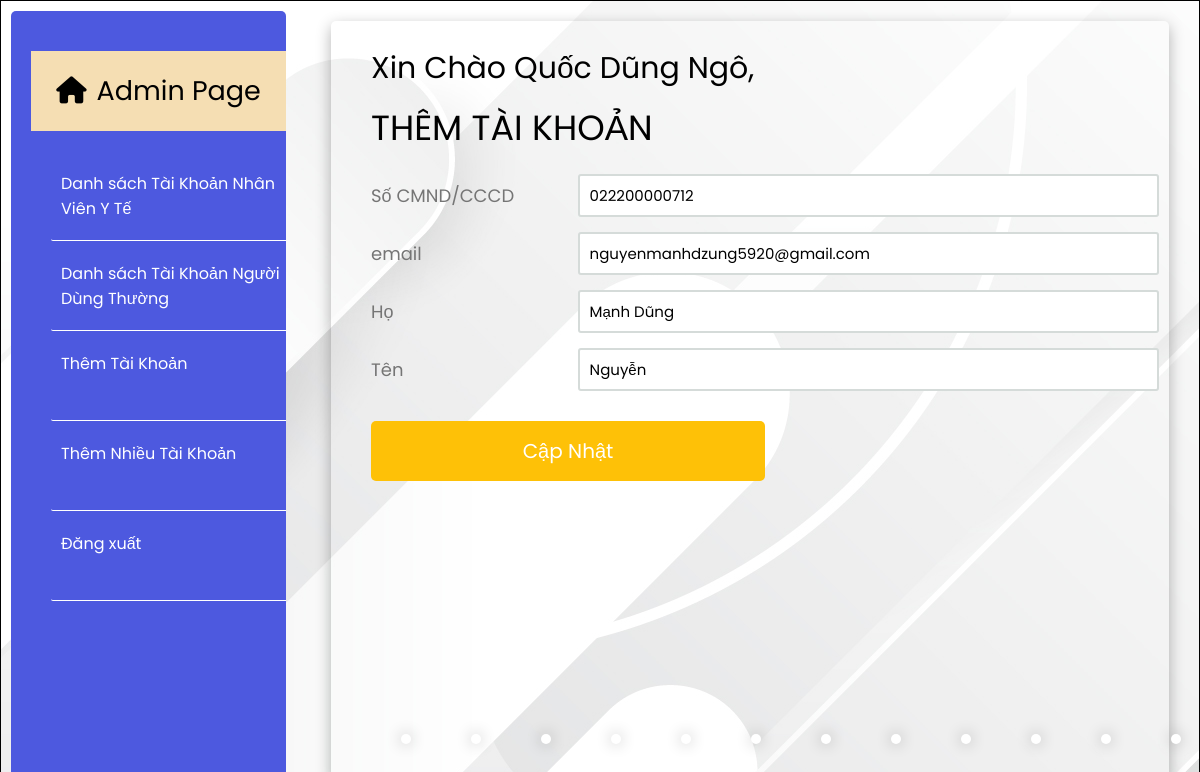
Screenshot of /sys_admin/update/1 (signed in) with the database file from the repository.
### authentication/models.py (models this page shows)
class User(AbstractUser):
    is_normal_user = models.BooleanField(default=True)
    is_MOH = models.BooleanField(default=False)

### system_admin/views.py (the view, shortened to what this page needs)
# urls.py: path('update/<id>', views.update, name="update"),
def update(request, id):
    if request.user.is_authenticated:
        user1 = {
            'user': User.objects.get(id=id)
        }
    else:
        messages.error(request, "Vui lòng đăng nhập để tiếp tục")
        return redirect('http://127.0.0.1:8000/sys_admin/login')
    return render(request, 'update_user.html', user1)

### system_admin/templates/update_user.html (shortened to what this page needs)
{% load static %}
<!DOCTYPE html>
<html>
<head>
    <link rel="stylesheet" href="https://cdnjs.cloudflare.com/ajax/libs/font-awesome/6.0.0-beta3/css/all.min.css"/>
    <link rel="stylesheet" href="{% static 'style.css' %}">
</head>
<body>
    <div class="navigation">
        <div class="wrapper">
            <div class="decoration">
                <p><i class="fas fa-home"></i>Admin Page</p>
             </div>
            <ul>
                <li class="list">
                    <a href="http://127.0.0.1:8000/sys_admin/list-moh/">
                        <span class="title">Danh sách Tài Khoản Nhân Viên Y Tế</span>
                    </a>
                </li>
                <li class="list">
                    <a href="http://127.0.0.1:8000/sys_admin/list-normal/">
                        <span class="title">Danh sách Tài Khoản Người Dùng Thường</span>
                    </a>
                </li>
                <li class="list">
                    <a href="http://127.0.0.1:8000/sys_admin/add/">
                        <span class="title">Thêm Tài Khoản</span>
                    </a>
                </li>
                <li class="list">
                    <a href="http://127.0.0.1:8000/sys_admin/upload/">
                        <span class="title">Thêm Nhiều Tài Khoản</span>
                    </a>
                </li>
                <li>
                    <a href="http://127.0.0.1:8000/sys_admin/logout/">
                        <span class="title">Đăng xuất</span>
                    </a>
                </li>
            </ul>
        </div>
    </div>
    <div class="main">
        <div class="wrapper">
            <div class="greeting">
                Xin Chào {{request.user.first_name}} {{request.user.last_name}},
            </div>
            <div class="title" style="font-size: 35px;">
                THÊM TÀI KHOẢN
            </div>
            <form class="form" action="" method="post">
                <div class="inputfield">
                    <label>Số CMND/CCCD</label>
                    <input type="text" class="input" value="{{user.username}}" name="national_id">
                </div>
                <div class="inputfield">
                    <label>email</label>
                    <input type="text" class="input" value="{{user.email}}" name="email">
                </div>
                <div class="inputfield">
                    <label>Họ</label>
                    <input type="text" class="input" value="{{user.first_name}}" name="fname">
                </div>
                <div class="inputfield">
                    <label>Tên</label>
                    <input type="text" class="input" value="{{user.last_name}}" name="lname">
                </div>
                <div class="inputfield">
                    <input type="submit" value="Cập Nhật" class="btn" name="submit">
                </div>
            </form>
            <div class="filler">
                <div class="dot num1"></div>
                <div class="dot num2"></div>
                <div class="dot num3"></div>
                <div class="dot num4"></div>
                <div class="dot num5"></div>
                <div class="dot num6"></div>
                <div class="dot num1"></div>
                <div class="dot num2"></div>
                <div class="dot num3"></div>
                <div class="dot num4"></div>
                <div class="dot num5"></div>
                <div class="dot num6"></div>
            </div>
        </div>
    </div>
</body>
</html>

### system_admin/static/style.css (style rules this page uses)
* { margin: 0; padding: 0; box-sizing: border-box; font-family: 'Poppins', sans-serif; }
body { position: relative; width: 100%; height: 100vh; display: flex; border: 1px solid black; background: url('/static/images/whitebg.jpg'); overflow: hidden; }
.navigation { display: flex; width: 20vw; min-width: 300px; height: 100%; padding-right: 5px; }
.navigation .wrapper { padding: 40px 0 10px 20px; margin: 10px 10px; width: 100%; border-radius: 5px; background: #4d59df; }
.navigation .wrapper .decoration { width: 100%; height: 10vh; background-color: wheat; margin-bottom: 30px; display: flex; }
.navigation .wrapper .decoration p { font-size: 27px; margin: auto; color: #000; }
.navigation .wrapper .decoration i { margin-right: 10px; }
.navigation .wrapper ul { list-style: none; }
.navigation .wrapper ul li { position: relative; display: block; width: auto; margin: 10px 0 10px 20px; margin-top: 10px; margin-bottom: 10px; background: #4d59df; height: 80px; border-bottom: 0.5px solid white; cursor: pointer; transition: 0.5s ease; border-radius: 2px 0 0 2px; }
.navigation .wrapper ul li a { position: relative; display: block; width: 100%; padding-top: 10px; padding-left: 10px; height: 50px; color: #fff; text-decoration: none; border-radius: 5px; cursor: pointer; }
.main { display: flex; width: 80%; height: 100%; }
.main .wrapper { position: relative; background-color: transparent; padding: 15px 10px 10px 40px; margin: 20px 30px; width: 100%; opacity: 1; border-radius: 5px; box-shadow: inset; box-shadow: 0 5px 15px rgba(0,0,0 , 0.3); }
.main .wrapper .greeting { font-size: 30px; margin-top: 10px; }
.main .wrapper .title { margin-top: 10px; margin-bottom: 20px; font-size: 25px ; }
.wrapper .form { width: 100%; }
.wrapper .form .inputfield { margin-bottom: 15px; display: flex; align-items: center; }
.wrapper .form .inputfield label { width: 200px; color: #757575; margin-right: 10px; font-size: 18px; }
.wrapper .form .inputfield .input, .wrapper .form .inputfield .textarea { width: 75%; border: 2px solid #d5dbd9; font-size: 15px; padding: 8px 10px; border-radius: 3px; }
.wrapper .form .inputfield .btn { width: 50%; margin-top: 15px; padding: 15px 15px; font-size: 20px; border: 0px; background: #fec107; color: #fff; cursor: pointer; border-radius: 5px; outline: none; }
.wrapper .form .inputfield:last-child { margin-bottom: 0; }
.wrapper .inputfield label { font-size: 25px; }
.wrapper .inputfield input { cursor: pointer; padding: 10px; }
.wrapper .filler { position: absolute; transform: translateY(55px); bottom: 0; width: 70vw; height: 100px; display: flex; justify-content: space-around; }
.wrapper .filler .dot { border-radius: 50%; width: 10px; height: 10px; background-color: white; box-shadow: 0 0 15px rgba(0,0,0 , 0.3); }
.wrapper .filler .num1 { animation: rainbow 3s infinite; }
.wrapper .filler .num2 { animation: rainbow 4s infinite; }
.wrapper .filler .num3 { animation: rainbow 5s infinite; }
.wrapper .filler .num4 { animation: rainbow 6s infinite; }
.wrapper .filler .num5 { animation: rainbow 5s infinite; }
.wrapper .filler .num6 { animation: rainbow 4s infinite; }

### rows the page displays
User: user.first_name "Quốc Dũng", user.last_name "Ngô"
User: national_id "022200000712", email "nguyenmanhdzung5920@gmail.com", fname "Mạnh Dũng", lname "Nguyễn"
